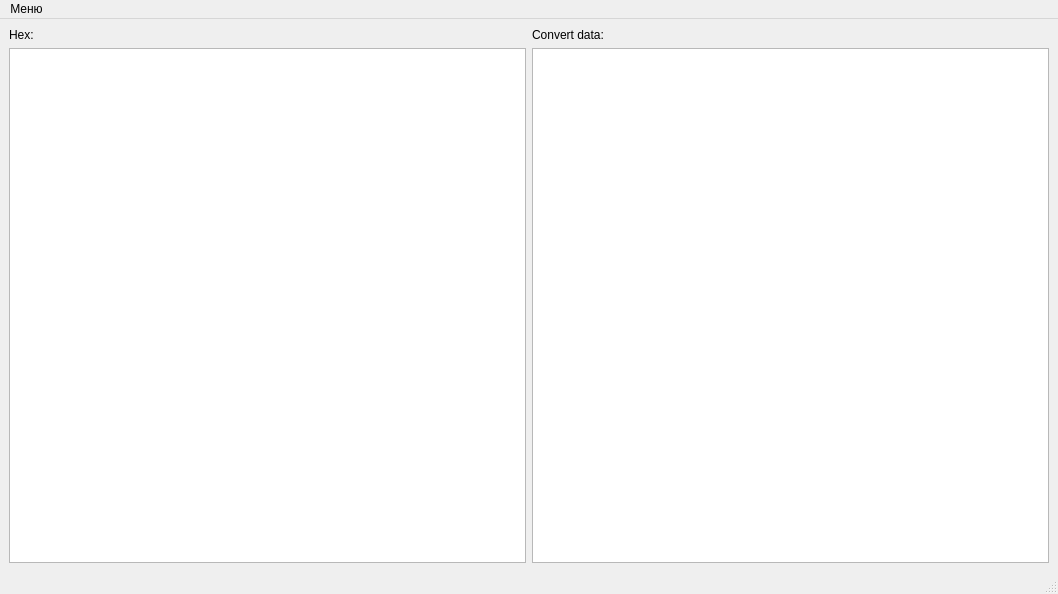
<?xml version="1.0" encoding="UTF-8"?>
<ui version="4.0">
 <class>MainWindow</class>
 <widget class="QMainWindow" name="MainWindow">
  <property name="geometry">
   <rect>
    <x>0</x>
    <y>0</y>
    <width>1058</width>
    <height>594</height>
   </rect>
  </property>
  <property name="windowTitle">
   <string>MainWindow</string>
  </property>
  <widget class="QWidget" name="centralwidget">
   <layout class="QGridLayout" name="gridLayout">
    <item row="0" column="0">
     <widget class="QLabel" name="label">
      <property name="text">
       <string>Hex:</string>
      </property>
     </widget>
    </item>
    <item row="0" column="1">
     <widget class="QLabel" name="label_2">
      <property name="text">
       <string>Convert data:</string>
      </property>
     </widget>
    </item>
    <item row="1" column="0">
     <widget class="QPlainTextEdit" name="hexText">
      <property name="backgroundVisible">
       <bool>false</bool>
      </property>
     </widget>
    </item>
    <item row="1" column="1">
     <widget class="QPlainTextEdit" name="convertText"/>
    </item>
   </layout>
  </widget>
  <widget class="QMenuBar" name="menubar">
   <property name="geometry">
    <rect>
     <x>0</x>
     <y>0</y>
     <width>1058</width>
     <height>22</height>
    </rect>
   </property>
   <widget class="QMenu" name="menu">
    <property name="title">
     <string>Меню</string>
    </property>
    <addaction name="action"/>
   </widget>
   <addaction name="menu"/>
  </widget>
  <widget class="QStatusBar" name="statusbar"/>
  <action name="action">
   <property name="text">
    <string>Выход</string>
   </property>
   <property name="shortcut">
    <string>Ctrl+Q</string>
   </property>
  </action>
 </widget>
 <resources/>
 <connections/>
</ui>
